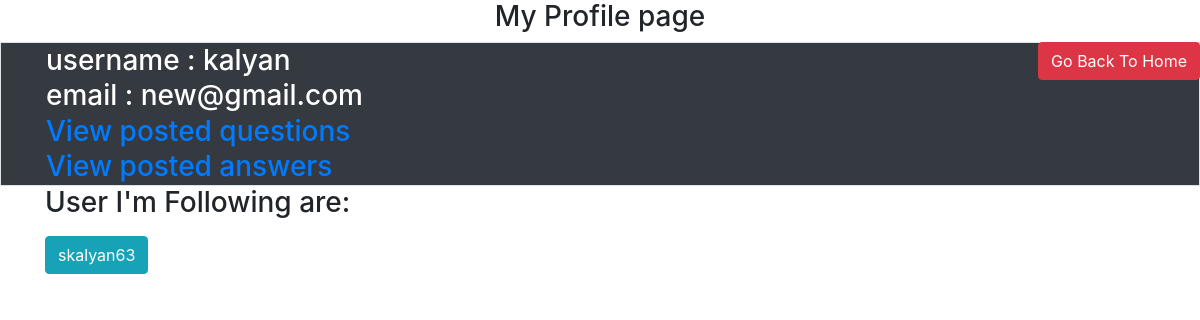
The page /profile/2 (signed in) on the database its author committed.
### tables this page shows
CREATE TABLE User(
    user_id     INTEGER PRIMARY KEY autoincrement,
    User_name   varchar(20),
    Password    blob(50),
    Salt        blob(8),
    Email       varchar(40),
    LastLogin   Text);

### app.py (the view)
@app.route('/profile/<int:user_Id>')
def Profile(user_Id):
    if(user_Id!=session['UserId']):
        return render_template('Profile.html',user=GetUserDetails(user_Id),foll=Check_Follow(session['UserId'],user_Id))
    else:
        return render_template('Profile.html',user=GetUserDetails(user_Id),get_Name=GetUserName,F_ID=GetFollowId(user_Id))

### Sql_Querries.py (called while the page is built)
def GetUserName(U_Id):
    conn=sqlite3.connect('quora.db')
    cur=conn.cursor()
    cur.execute("Select User_name from User where user_id=?",(U_Id,))
    res=cur.fetchone()
    conn.close()
    return res[0]

def GetUserDetails(U_id):
    conn=sqlite3.connect('quora.db')
    cur=conn.cursor()
    cur.execute("select user_id,user_name,email from User where user_id = ?", (U_id,))
    res=cur.fetchall()
    conn.close()
    return res[0]

def GetFollowId(U_id):
    conn=sqlite3.connect('quora.db')
    cur=conn.cursor()
    cur.execute("Select follow_id from Follow where user_id = ?",(U_id,))
    data = cur.fetchall()
    conn.close()
    return(data)

### templates/Profile.html (shortened to what this page needs)
{% extends 'Base.html' %}
{% block Body %}
{%if user[0] == session['UserId'] %}
    <h3 class="text-center">My Profile page<h3>
{%else%}
    <h3 class="text-center">Other User's Profile page<h3>
{%endif%}
<a href="{{url_for('Home')}}" class="btn btn-danger float-right">Go Back To Home</a>
<div class="border bg-dark text-white">
<div class="container">
    <table>
        {%if user[0] == session['UserId'] %}
            <tr><td>username : {{user[1]}}</td></tr>
            <tr><td>email : {{user[2]}}</td></tr>
            <tr><td><a href="{{url_for('UserQuestionList',user_id=user[0])}}">View posted questions</a></td></tr>
            <tr><td><a href="{{url_for('UserAnswerList',user_id=user[0])}}">View posted answers</a></td></tr>
        {%endif%}
    </table>
</div>
</div>
<div class="container">
    {%if user[0] == session['UserId'] %}
        <p>User I'm Following are: </p>
        {%for prof in F_ID%}
            <p><a href="/profile/{{prof[0]}}" class="btn btn-info">{{get_Name(prof[0])}}</a></p>
        {% endfor %}
    {%endif%}
</div>
{% endblock%}

### rows shown on the page
User: User_name "kalyan", Email "new@gmail.com"
User: User_name "skalyan63"
